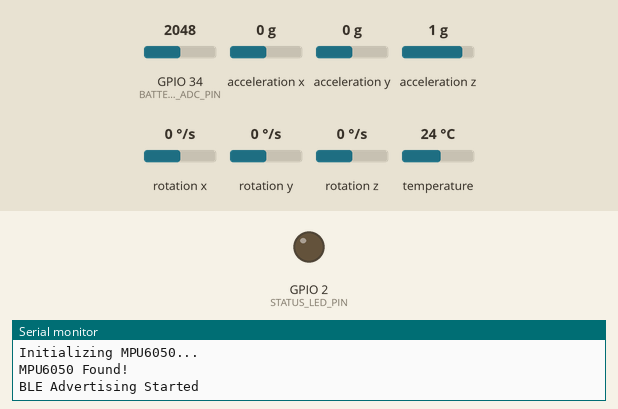
Bench run of a program on a simulated ESP32. Parts: output pins drawn as LEDs (lit = HIGH), the last lines printed to the serial monitor. Inputs (shaded band) come from the test bench; at power-on: GPIO 34 (BATTERY_ADC_PIN) = 2048, acceleration x 0 g, acceleration y 0 g, acceleration z 1 g, rotation x 0 °/s, rotation y 0 °/s, rotation z 0 °/s, temperature 24 °C. Nothing arrives over Bluetooth unless stated; a phone connects over Bluetooth LE 3 s after start.

Above: at 0.1 s.
At 3.1 s:
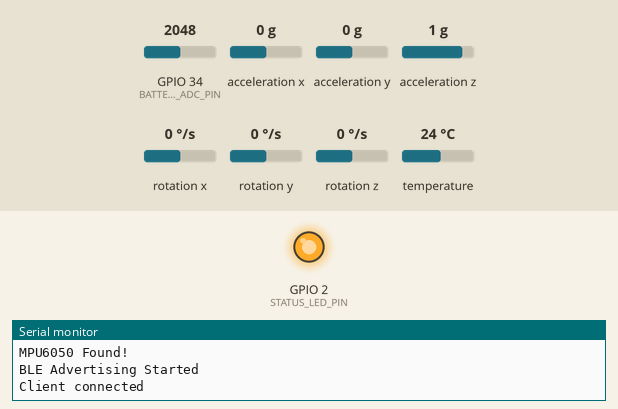
Timing chart, 0 to 4.6 s (numbered marks = the images above):
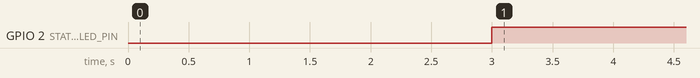

Measured:
- by itself, GPIO 2 (STATUS_LED_PIN): LOW → HIGH at 3.0 s

The program:

main.cpp
```cpp
#include <Arduino.h>
#include <NimBLEDevice.h>
#include <ArduinoJson.h>
#include "config.h"
#include "sensors.h"
#include "battery.h"

NimBLEServer* pServer = nullptr;
NimBLECharacteristic* pSensorChar = nullptr;
NimBLECharacteristic* pBatteryChar = nullptr;
NimBLECharacteristic* pInfoChar = nullptr;

bool deviceConnected = false;
unsigned long lastSampleTime = 0;
unsigned long lastBatteryTime = 0;

class MyServerCallbacks : public NimBLEServerCallbacks {
    void onConnect(NimBLEServer* pServer) {
        deviceConnected = true;
        Serial.println("Client connected");
        digitalWrite(STATUS_LED_PIN, HIGH);
    }
    void onDisconnect(NimBLEServer* pServer) {
        deviceConnected = false;
        Serial.println("Client disconnected");
        digitalWrite(STATUS_LED_PIN, LOW);
        NimBLEDevice::startAdvertising(); // Restart advertising to allow reconnection
    }
};

void setupBLE() {
    NimBLEDevice::init(BLE_DEVICE_NAME);
    NimBLEDevice::setPower(ESP_PWR_LVL_P9); // Max transmission power (+9dbm)

    pServer = NimBLEDevice::createServer();
    pServer->setCallbacks(new MyServerCallbacks());

    NimBLEService* pService = pServer->createService(SERVICE_UUID);

    // Core Sensor Data Stream Characteristic
    pSensorChar = pService->createCharacteristic(
        SENSOR_CHAR_UUID,
        NIMBLE_PROPERTY::NOTIFY
    );

    // Battery Reporting Characteristic
    pBatteryChar = pService->createCharacteristic(
        BATTERY_CHAR_UUID,
        NIMBLE_PROPERTY::NOTIFY | NIMBLE_PROPERTY::READ
    );

    // General Device Info Characteristic
    pInfoChar = pService->createCharacteristic(
        INFO_CHAR_UUID,
        NIMBLE_PROPERTY::READ
    );

    pService->start();

    NimBLEAdvertising* pAdvertising = NimBLEDevice::getAdvertising();
    pAdvertising->addServiceUUID(SERVICE_UUID);
    pAdvertising->setScanResponse(true);
    pAdvertising->start();

    Serial.println("BLE Advertising Started");
}

void setup() {
    Serial.begin(115200);

    pinMode(STATUS_LED_PIN, OUTPUT);
    digitalWrite(STATUS_LED_PIN, LOW);

    initSensors();
    initBattery();
    setupBLE();

    // Populate static data
    JsonDocument infoDoc;
    infoDoc["fw_version"] = "1.0.0";
    infoDoc["mpu_connected"] = isMpuConnected();
    String infoStr;
    serializeJson(infoDoc, infoStr);
    pInfoChar->setValue(infoStr);
}

void loop() {
    unsigned long now = millis();

    // Stream 6-axis IMU JSON payloads via BLE at 25Hz
    if (deviceConnected && (now - lastSampleTime >= SAMPLE_INTERVAL_MS)) {
        lastSampleTime = now;

        SensorData sdata;
        if (readSensors(sdata)) {
            JsonDocument doc;
            doc["ts"] = now;
            doc["ax"] = sdata.ax;
            doc["ay"] = sdata.ay;
            doc["az"] = sdata.az;
            doc["gx"] = sdata.gx;
            doc["gy"] = sdata.gy;
            doc["gz"] = sdata.gz;
            doc["temp"] = sdata.temp;

            String jsonStr;
            serializeJson(doc, jsonStr);

            pSensorChar->setValue(jsonStr);
            pSensorChar->notify();

        } else {
             // Fallback if sensor fails mid-operation
             JsonDocument doc;
             doc["mpu_connected"] = false;
             String jsonStr;
             serializeJson(doc, jsonStr);
             pSensorChar->setValue(jsonStr);
             pSensorChar->notify();
        }
    }

    // Periodically notify Battery status every 60 seconds
    if (deviceConnected && (now - lastBatteryTime >= 60000)) {
        lastBatteryTime = now;
        int pct = getBatteryPercentage();
        JsonDocument bDoc;
        bDoc["battery_pct"] = pct;
        String bStr;
        serializeJson(bDoc, bStr);
        pBatteryChar->setValue(bStr);
        pBatteryChar->notify();
    }
}
```

battery.cpp
```cpp
#include "battery.h"
#include "config.h"
#include <Arduino.h>

void initBattery() {
    pinMode(BATTERY_ADC_PIN, INPUT);
}

int getBatteryPercentage() {
    // Basic voltage divider reading
    // Assuming 3.3V reference and 12-bit ADC (0-4095)
    // Adjust according to the actual voltage divider circuit
    int rawValue = analogRead(BATTERY_ADC_PIN);

    // Simplistic mapping for LiPo 3.2V - 4.2V using a voltage divider (e.g. 1:1)
    float voltage = (rawValue / 4095.0) * 3.3 * 2;

    int pct = (voltage - 3.2) / (4.2 - 3.2) * 100;
    if (pct > 100) pct = 100;
    if (pct < 0) pct = 0;

    return pct;
}
```

battery.h
```cpp
#pragma once

void initBattery();
int getBatteryPercentage();
```

sensors.cpp
```cpp
#include "sensors.h"
#include "config.h"
#include <Adafruit_MPU6050.h>
#include <Adafruit_Sensor.h>
#include <Wire.h>

Adafruit_MPU6050 mpu;
bool mpu_connected = false;

void initSensors() {
    Wire.begin(I2C_SDA_PIN, I2C_SCL_PIN);
    Serial.println("Initializing MPU6050...");

    if (!mpu.begin()) {
        Serial.println("Failed to find MPU6050 chip");
        mpu_connected = false;
        return;
    }

    mpu.setAccelerometerRange(MPU6050_RANGE_2_G);
    mpu.setGyroRange(MPU6050_RANGE_250_DEG);
    mpu.setFilterBandwidth(MPU6050_BAND_21_HZ);

    mpu_connected = true;
    Serial.println("MPU6050 Found!");
}

bool readSensors(SensorData& data) {
    if (!mpu_connected) return false;

    sensors_event_t a, g, temp;
    mpu.getEvent(&a, &g, &temp);

    data.ax = a.acceleration.x;
    data.ay = a.acceleration.y;
    data.az = a.acceleration.z;

    data.gx = g.gyro.x;
    data.gy = g.gyro.y;
    data.gz = g.gyro.z;

    data.temp = temp.temperature;
    return true;
}

bool isMpuConnected() {
    return mpu_connected;
}
```

sensors.h
```cpp
#pragma once
#include <Arduino.h>

struct SensorData {
    float ax, ay, az;
    float gx, gy, gz;
    float temp;
};

void initSensors();
bool readSensors(SensorData& data);
bool isMpuConnected();
```

config.h
```cpp
#pragma once

// Hardware Pins
#define I2C_SDA_PIN 21
#define I2C_SCL_PIN 22
#define BATTERY_ADC_PIN 34
#define STATUS_LED_PIN 2 // Built-in LED

// Sampling Rate
#define SAMPLE_RATE_HZ 25
#define SAMPLE_INTERVAL_MS (1000 / SAMPLE_RATE_HZ)

// BLE Configuration
#define BLE_DEVICE_NAME "WearableAI"
#define SERVICE_UUID "0000181A-0000-1000-8000-00805F9B34FB" // Environmental Sensing
#define SENSOR_CHAR_UUID "00002A5D-0000-1000-8000-00805F9B34FB" // Sensor Location (used for custom payload)
#define BATTERY_CHAR_UUID "00002A19-0000-1000-8000-00805F9B34FB" // Battery Level
#define INFO_CHAR_UUID "00002A24-0000-1000-8000-00805F9B34FB" // Model Number String
```
